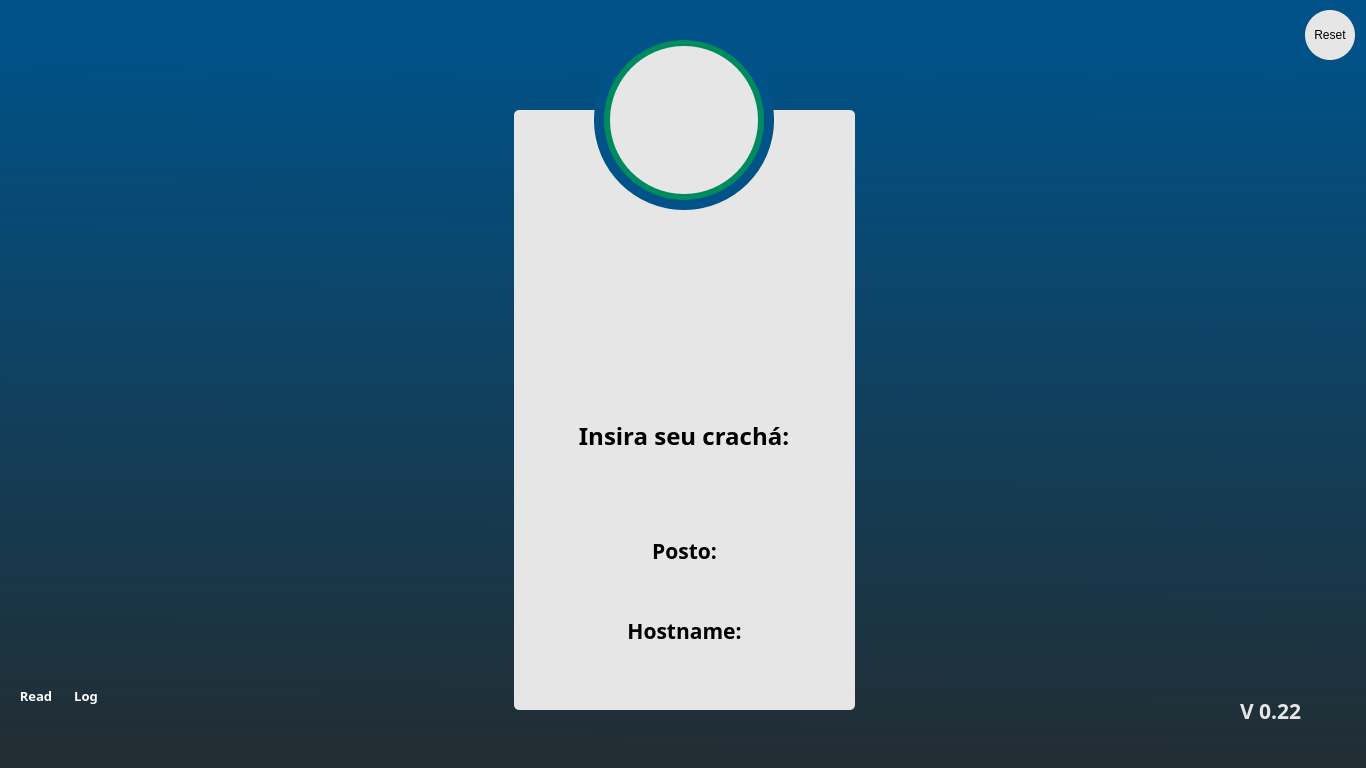
<?xml version="1.0" encoding="UTF-8"?>
<ui version="4.0">
 <class>Matricula</class>
 <widget class="QMainWindow" name="Matricula">
  <property name="geometry">
   <rect>
    <x>0</x>
    <y>0</y>
    <width>1366</width>
    <height>768</height>
   </rect>
  </property>
  <property name="windowTitle">
   <string>Matrícula</string>
  </property>
  <property name="styleSheet">
   <string notr="true">background:transparent;


background-color: qlineargradient(spread:pad, x1:0.517, y1:0.057, x2:0.505909, y2:1, stop:0 rgb(0, 82, 136), stop:1 rgb(34, 45, 50));



</string>
  </property>
  <property name="tabShape">
   <enum>QTabWidget::Rounded</enum>
  </property>
  <widget class="QWidget" name="centralwidget">
   <property name="styleSheet">
    <string notr="true">background: transparent;</string>
   </property>
   <widget class="QLabel" name="centro">
    <property name="geometry">
     <rect>
      <x>514</x>
      <y>110</y>
      <width>341</width>
      <height>600</height>
     </rect>
    </property>
    <property name="styleSheet">
     <string notr="true">background: transparent;
background-color: rgb(230, 230, 230);
border-color: transparent;
border-style: solid;
border-radius: 5px;

</string>
    </property>
    <property name="frameShadow">
     <enum>QFrame::Raised</enum>
    </property>
    <property name="text">
     <string/>
    </property>
   </widget>
   <widget class="QLabel" name="rfid_image">
    <property name="geometry">
     <rect>
      <x>604</x>
      <y>260</y>
      <width>161</width>
      <height>141</height>
     </rect>
    </property>
    <property name="styleSheet">
     <string notr="true">background: url(:/Imgs/image (1).png);
</string>
    </property>
    <property name="text">
     <string/>
    </property>
   </widget>
   <widget class="QLabel" name="insira">
    <property name="geometry">
     <rect>
      <x>558</x>
      <y>420</y>
      <width>252</width>
      <height>31</height>
     </rect>
    </property>
    <property name="font">
     <font>
      <family>Yu Gothic UI Semibold</family>
      <pointsize>18</pointsize>
      <weight>75</weight>
      <bold>true</bold>
     </font>
    </property>
    <property name="styleSheet">
     <string notr="true">background: transparent;
color: rgb(0, 0, 0);
</string>
    </property>
    <property name="text">
     <string>Insira seu crachá:</string>
    </property>
    <property name="alignment">
     <set>Qt::AlignCenter</set>
    </property>
   </widget>
   <widget class="QLabel" name="nome_posto">
    <property name="geometry">
     <rect>
      <x>614</x>
      <y>580</y>
      <width>141</width>
      <height>21</height>
     </rect>
    </property>
    <property name="font">
     <font>
      <family>Yu Gothic UI Semibold</family>
      <pointsize>12</pointsize>
      <weight>75</weight>
      <bold>true</bold>
     </font>
    </property>
    <property name="styleSheet">
     <string notr="true">background: transparent;
background-color: transparent;
border-color: transparent;
border-style: solid;</string>
    </property>
    <property name="text">
     <string/>
    </property>
    <property name="alignment">
     <set>Qt::AlignCenter</set>
    </property>
   </widget>
   <widget class="QLabel" name="posto">
    <property name="geometry">
     <rect>
      <x>574</x>
      <y>540</y>
      <width>221</width>
      <height>21</height>
     </rect>
    </property>
    <property name="font">
     <font>
      <family>Yu Gothic UI Semibold</family>
      <pointsize>16</pointsize>
      <weight>75</weight>
      <bold>true</bold>
     </font>
    </property>
    <property name="styleSheet">
     <string notr="true">background: transparent;
color: rgb(0, 0, 0);
</string>
    </property>
    <property name="text">
     <string>Posto:</string>
    </property>
    <property name="alignment">
     <set>Qt::AlignCenter</set>
    </property>
   </widget>
   <widget class="QLabel" name="aro_azul">
    <property name="geometry">
     <rect>
      <x>594</x>
      <y>30</y>
      <width>180</width>
      <height>180</height>
     </rect>
    </property>
    <property name="styleSheet">
     <string notr="true">background-color: white;
 border-radius: 90px;
background-color:rgb(0, 82, 136);
</string>
    </property>
    <property name="text">
     <string/>
    </property>
   </widget>
   <widget class="QLabel" name="aro_verde">
    <property name="geometry">
     <rect>
      <x>604</x>
      <y>40</y>
      <width>160</width>
      <height>160</height>
     </rect>
    </property>
    <property name="styleSheet">
     <string notr="true">background-color:rgb(0, 138, 95);
 border-radius: 80px;

</string>
    </property>
    <property name="text">
     <string/>
    </property>
   </widget>
   <widget class="QLabel" name="aro_branco">
    <property name="geometry">
     <rect>
      <x>610</x>
      <y>46</y>
      <width>148</width>
      <height>148</height>
     </rect>
    </property>
    <property name="styleSheet">
     <string notr="true">background-color:rgb(230, 230, 230);
 border-radius: 74px;

</string>
    </property>
    <property name="text">
     <string/>
    </property>
   </widget>
   <widget class="QLabel" name="jota">
    <property name="geometry">
     <rect>
      <x>644</x>
      <y>80</y>
      <width>81</width>
      <height>81</height>
     </rect>
    </property>
    <property name="styleSheet">
     <string notr="true">background: url(:/Imgs/JOTA.png);</string>
    </property>
    <property name="text">
     <string/>
    </property>
   </widget>
   <widget class="QLabel" name="posto_2">
    <property name="geometry">
     <rect>
      <x>574</x>
      <y>620</y>
      <width>221</width>
      <height>21</height>
     </rect>
    </property>
    <property name="font">
     <font>
      <family>Yu Gothic UI Semibold</family>
      <pointsize>16</pointsize>
      <weight>75</weight>
      <bold>true</bold>
     </font>
    </property>
    <property name="styleSheet">
     <string notr="true">background: transparent;
color: rgb(0, 0, 0);
</string>
    </property>
    <property name="text">
     <string>Hostname:</string>
    </property>
    <property name="alignment">
     <set>Qt::AlignCenter</set>
    </property>
   </widget>
   <widget class="QLabel" name="nome_host">
    <property name="geometry">
     <rect>
      <x>614</x>
      <y>660</y>
      <width>141</width>
      <height>21</height>
     </rect>
    </property>
    <property name="font">
     <font>
      <family>Yu Gothic UI Semibold</family>
      <pointsize>12</pointsize>
      <weight>75</weight>
      <bold>true</bold>
     </font>
    </property>
    <property name="styleSheet">
     <string notr="true">background: transparent;
background-color: transparent;
border-color: transparent;
border-style: solid;</string>
    </property>
    <property name="text">
     <string/>
    </property>
    <property name="alignment">
     <set>Qt::AlignCenter</set>
    </property>
   </widget>
   <widget class="QLabel" name="version">
    <property name="geometry">
     <rect>
      <x>1240</x>
      <y>690</y>
      <width>81</width>
      <height>41</height>
     </rect>
    </property>
    <property name="font">
     <font>
      <family>Yu Gothic UI Semibold</family>
      <pointsize>16</pointsize>
      <weight>75</weight>
      <bold>true</bold>
     </font>
    </property>
    <property name="styleSheet">
     <string notr="true">color: rgb(230, 230, 230);</string>
    </property>
    <property name="text">
     <string>V 0.22</string>
    </property>
   </widget>
   <widget class="QLabel" name="MainThread_IconGray">
    <property name="enabled">
     <bool>true</bool>
    </property>
    <property name="geometry">
     <rect>
      <x>20</x>
      <y>720</y>
      <width>32</width>
      <height>32</height>
     </rect>
    </property>
    <property name="autoFillBackground">
     <bool>false</bool>
    </property>
    <property name="styleSheet">
     <string notr="true">background: url(:/Imgs/circlegray.png);
</string>
    </property>
    <property name="text">
     <string/>
    </property>
   </widget>
   <widget class="QLabel" name="mainthreadicon_on">
    <property name="enabled">
     <bool>false</bool>
    </property>
    <property name="geometry">
     <rect>
      <x>70</x>
      <y>720</y>
      <width>32</width>
      <height>32</height>
     </rect>
    </property>
    <property name="autoFillBackground">
     <bool>false</bool>
    </property>
    <property name="styleSheet">
     <string notr="true">background: url(:/Imgs/circlegreen.png);
</string>
    </property>
    <property name="text">
     <string/>
    </property>
   </widget>
   <widget class="QLabel" name="ReadIcon">
    <property name="geometry">
     <rect>
      <x>20</x>
      <y>680</y>
      <width>32</width>
      <height>31</height>
     </rect>
    </property>
    <property name="font">
     <font>
      <family>Yu Gothic UI Semibold</family>
      <pointsize>10</pointsize>
      <weight>75</weight>
      <bold>true</bold>
     </font>
    </property>
    <property name="styleSheet">
     <string notr="true">background: transparent;
color: rgb(255, 255, 255);
</string>
    </property>
    <property name="text">
     <string>Read</string>
    </property>
    <property name="alignment">
     <set>Qt::AlignCenter</set>
    </property>
   </widget>
   <widget class="QLabel" name="LogIcon">
    <property name="geometry">
     <rect>
      <x>70</x>
      <y>680</y>
      <width>32</width>
      <height>31</height>
     </rect>
    </property>
    <property name="font">
     <font>
      <family>Yu Gothic UI Semibold</family>
      <pointsize>10</pointsize>
      <weight>75</weight>
      <bold>true</bold>
     </font>
    </property>
    <property name="styleSheet">
     <string notr="true">background: transparent;
color: rgb(255, 255, 255);
</string>
    </property>
    <property name="text">
     <string>Log</string>
    </property>
    <property name="alignment">
     <set>Qt::AlignCenter</set>
    </property>
   </widget>
   <widget class="QPushButton" name="ResetBtn">
    <property name="geometry">
     <rect>
      <x>1305</x>
      <y>10</y>
      <width>50</width>
      <height>50</height>
     </rect>
    </property>
    <property name="styleSheet">
     <string notr="true">background-color:rgb(230, 230, 230);
 border-radius: 25px;

</string>
    </property>
    <property name="text">
     <string>Reset</string>
    </property>
   </widget>
   <zorder>centro</zorder>
   <zorder>aro_azul</zorder>
   <zorder>rfid_image</zorder>
   <zorder>insira</zorder>
   <zorder>nome_posto</zorder>
   <zorder>posto</zorder>
   <zorder>aro_verde</zorder>
   <zorder>aro_branco</zorder>
   <zorder>jota</zorder>
   <zorder>posto_2</zorder>
   <zorder>nome_host</zorder>
   <zorder>version</zorder>
   <zorder>MainThread_IconGray</zorder>
   <zorder>mainthreadicon_on</zorder>
   <zorder>ReadIcon</zorder>
   <zorder>LogIcon</zorder>
   <zorder>ResetBtn</zorder>
  </widget>
 </widget>
 <resources>
  <include location="resources_mat.qrc"/>
 </resources>
 <connections/>
</ui>
